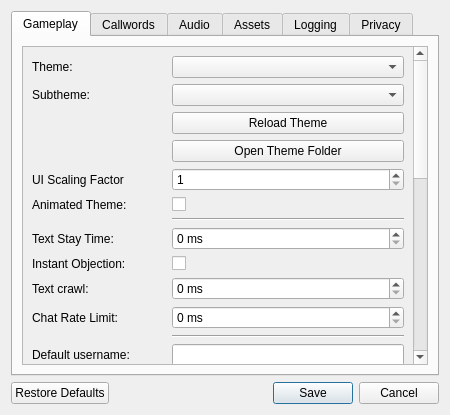
<?xml version="1.0" encoding="UTF-8"?>
<ui version="4.0">
 <class>optionsdialogue</class>
 <widget class="QWidget" name="optionsdialogue">
  <property name="geometry">
   <rect>
    <x>0</x>
    <y>0</y>
    <width>450</width>
    <height>415</height>
   </rect>
  </property>
  <property name="contextMenuPolicy">
   <enum>Qt::NoContextMenu</enum>
  </property>
  <property name="windowTitle">
   <string>Settings</string>
  </property>
  <layout class="QVBoxLayout" name="verticalLayout_6">
   <item>
    <widget class="QTabWidget" name="settings_tabs">
     <property name="focusPolicy">
      <enum>Qt::NoFocus</enum>
     </property>
     <property name="currentIndex">
      <number>0</number>
     </property>
     <widget class="QWidget" name="gameplay_tab">
      <attribute name="title">
       <string>Gameplay</string>
      </attribute>
      <layout class="QVBoxLayout" name="verticalLayout_2">
       <item>
        <widget class="QScrollArea" name="scroll">
         <property name="widgetResizable">
          <bool>true</bool>
         </property>
         <widget class="QWidget" name="form_layout_widget">
          <property name="geometry">
           <rect>
            <x>0</x>
            <y>0</y>
            <width>394</width>
            <height>820</height>
           </rect>
          </property>
          <layout class="QFormLayout" name="formLayout">
           <item row="0" column="0">
            <widget class="QLabel" name="theme_label">
             <property name="toolTip">
              <string>Sets the theme used in-game. If the new theme changes the lobby's look as well, you'll need to reload the Lobby for the changes to take effect, such as by joining a server and leaving it.</string>
             </property>
             <property name="text">
              <string>Theme:</string>
             </property>
            </widget>
           </item>
           <item row="0" column="1">
            <widget class="QComboBox" name="theme_combobox"/>
           </item>
           <item row="1" column="0">
            <widget class="QLabel" name="subtheme_label">
             <property name="toolTip">
              <string>Sets a 'subtheme', which will stack on top of the current theme and replace anything it can. Keep it at 'server' to let the server decide. Keep it at 'default' to keep it unchanging.</string>
             </property>
             <property name="text">
              <string>Subtheme:</string>
             </property>
            </widget>
           </item>
           <item row="1" column="1">
            <widget class="QComboBox" name="subtheme_combobox"/>
           </item>
           <item row="2" column="1">
            <widget class="QPushButton" name="theme_reload_button">
             <property name="toolTip">
              <string>Refresh the theme and update all of the ui elements to match.</string>
             </property>
             <property name="text">
              <string>Reload Theme</string>
             </property>
            </widget>
           </item>
           <item row="3" column="1">
            <widget class="QPushButton" name="theme_folder_button">
             <property name="toolTip">
              <string>Open the theme folder of the currently selected theme.</string>
             </property>
             <property name="text">
              <string>Open Theme Folder</string>
             </property>
            </widget>
           </item>
           <item row="4" column="0">
            <widget class="QLabel" name="theme_scaling_factor_lbl">
             <property name="toolTip">
              <string>&lt;html&gt;&lt;head/&gt;&lt;body&gt;&lt;p&gt;The factor by which to scale the size of the UI&lt;/p&gt;&lt;/body&gt;&lt;/html&gt;</string>
             </property>
             <property name="text">
              <string>UI Scaling Factor</string>
             </property>
            </widget>
           </item>
           <item row="4" column="1">
            <widget class="QSpinBox" name="theme_scaling_factor_sb">
             <property name="minimum">
              <number>1</number>
             </property>
             <property name="maximum">
              <number>8</number>
             </property>
            </widget>
           </item>
           <item row="5" column="0">
            <widget class="QLabel" name="animated_theme_lbl">
             <property name="toolTip">
              <string>If ticked, themes will be allowed to have animated elements.</string>
             </property>
             <property name="text">
              <string>Animated Theme:</string>
             </property>
            </widget>
           </item>
           <item row="5" column="1">
            <widget class="QCheckBox" name="animated_theme_cb">
             <property name="text">
              <string/>
             </property>
            </widget>
           </item>
           <item row="6" column="1">
            <widget class="QFrame" name="theme_log_divider">
             <property name="frameShape">
              <enum>QFrame::HLine</enum>
             </property>
             <property name="frameShadow">
              <enum>QFrame::Sunken</enum>
             </property>
            </widget>
           </item>
           <item row="7" column="0">
            <widget class="QLabel" name="stay_time_lbl">
             <property name="toolTip">
              <string>Minimum amount of time (in miliseconds) an IC message must stay on screen before the next IC message is shown, acting as a 'queue'. Set to 0 to disable this behavior.</string>
             </property>
             <property name="text">
              <string>Text Stay Time:</string>
             </property>
            </widget>
           </item>
           <item row="7" column="1">
            <widget class="QSpinBox" name="stay_time_spinbox">
             <property name="suffix">
              <string> ms</string>
             </property>
             <property name="maximum">
              <number>10000</number>
             </property>
            </widget>
           </item>
           <item row="8" column="0">
            <widget class="QLabel" name="instant_objection_lbl">
             <property name="text">
              <string>Instant Objection:</string>
             </property>
            </widget>
           </item>
           <item row="8" column="1">
            <widget class="QCheckBox" name="instant_objection_cb">
             <property name="text">
              <string/>
             </property>
            </widget>
           </item>
           <item row="9" column="0">
            <widget class="QLabel" name="text_crawl_lbl">
             <property name="toolTip">
              <string>Amount of time (in miliseconds) spent on each letter when the in-character text is being displayed.</string>
             </property>
             <property name="text">
              <string>Text crawl:</string>
             </property>
            </widget>
           </item>
           <item row="9" column="1">
            <widget class="QSpinBox" name="text_crawl_spinbox">
             <property name="suffix">
              <string> ms</string>
             </property>
             <property name="maximum">
              <number>500</number>
             </property>
            </widget>
           </item>
           <item row="10" column="0">
            <widget class="QLabel" name="chat_ratelimit_lbl">
             <property name="text">
              <string>Chat Rate Limit:</string>
             </property>
             <property name="textFormat">
              <enum>Qt::AutoText</enum>
             </property>
            </widget>
           </item>
           <item row="10" column="1">
            <widget class="QSpinBox" name="chat_ratelimit_spinbox">
             <property name="suffix">
              <string> ms</string>
             </property>
             <property name="maximum">
              <number>5000</number>
             </property>
            </widget>
           </item>
           <item row="11" column="1">
            <widget class="QFrame" name="log_names_divider">
             <property name="frameShape">
              <enum>QFrame::HLine</enum>
             </property>
             <property name="frameShadow">
              <enum>QFrame::Sunken</enum>
             </property>
            </widget>
           </item>
           <item row="12" column="0">
            <widget class="QLabel" name="username_lbl">
             <property name="toolTip">
              <string>Your OOC name will be automatically set to this value when you join a server.</string>
             </property>
             <property name="text">
              <string>Default username:</string>
             </property>
            </widget>
           </item>
           <item row="12" column="1">
            <widget class="QLineEdit" name="username_textbox">
             <property name="maxLength">
              <number>30</number>
             </property>
            </widget>
           </item>
           <item row="13" column="0">
            <widget class="QLabel" name="showname_lbl">
             <property name="toolTip">
              <string>Gives the default value for the in-game 'Custom shownames' tickbox, which in turn determines whether the client should display custom in-character names.</string>
             </property>
             <property name="text">
              <string>Custom shownames:</string>
             </property>
            </widget>
           </item>
           <item row="13" column="1">
            <widget class="QCheckBox" name="showname_cb">
             <property name="text">
              <string/>
             </property>
            </widget>
           </item>
           <item row="14" column="0">
            <widget class="QLabel" name="default_showname_lbl">
             <property name="toolTip">
              <string>Your showname will be automatically set to this value when you join a server.</string>
             </property>
             <property name="text">
              <string>Default showname:</string>
             </property>
            </widget>
           </item>
           <item row="14" column="1">
            <widget class="QLineEdit" name="default_showname_textbox"/>
           </item>
           <item row="15" column="1">
            <widget class="QFrame" name="net_divider">
             <property name="frameShape">
              <enum>QFrame::HLine</enum>
             </property>
             <property name="frameShadow">
              <enum>QFrame::Sunken</enum>
             </property>
            </widget>
           </item>
           <item row="16" column="0">
            <widget class="QLabel" name="ms_lbl">
             <property name="toolTip">
              <string>Overrides the base URL to retrieve server information from.</string>
             </property>
             <property name="text">
              <string>Alternate Server List:</string>
             </property>
            </widget>
           </item>
           <item row="16" column="1">
            <widget class="QLineEdit" name="ms_textbox"/>
           </item>
           <item row="17" column="0">
            <widget class="QLabel" name="discord_lbl">
             <property name="toolTip">
              <string>Allows others on Discord to see what server you are in, what character are you playing, and how long you have been playing for.</string>
             </property>
             <property name="text">
              <string>Discord:</string>
             </property>
            </widget>
           </item>
           <item row="17" column="1">
            <widget class="QCheckBox" name="discord_cb">
             <property name="text">
              <string/>
             </property>
            </widget>
           </item>
           <item row="18" column="0">
            <widget class="QLabel" name="language_label">
             <property name="toolTip">
              <string>Sets the language if you don't want to use your system language.</string>
             </property>
             <property name="text">
              <string>Language:</string>
             </property>
            </widget>
           </item>
           <item row="18" column="1">
            <widget class="QComboBox" name="language_combobox"/>
           </item>
           <item row="19" column="0">
            <widget class="QLabel" name="shake_lbl">
             <property name="toolTip">
              <string>Allows screenshaking. Disable this if you have concerns or issues with photosensitivity and/or seizures.</string>
             </property>
             <property name="text">
              <string>Allow Screenshake:</string>
             </property>
            </widget>
           </item>
           <item row="19" column="1">
            <widget class="QCheckBox" name="shake_cb">
             <property name="text">
              <string/>
             </property>
            </widget>
           </item>
           <item row="20" column="0">
            <widget class="QLabel" name="effects_lbl">
             <property name="toolTip">
              <string>Allows screen effects. Disable this if you have concerns or issues with photosensitivity and/or seizures.</string>
             </property>
             <property name="text">
              <string>Allow Effects:</string>
             </property>
            </widget>
           </item>
           <item row="20" column="1">
            <widget class="QCheckBox" name="effects_cb">
             <property name="text">
              <string/>
             </property>
            </widget>
           </item>
           <item row="21" column="0">
            <widget class="QLabel" name="framenetwork_lbl">
             <property name="toolTip">
              <string>Send screen-shaking, flashes and sounds as defined in the char.ini over the network. Only works for servers that support this functionality.</string>
             </property>
             <property name="text">
              <string>Network Frame Effects:</string>
             </property>
            </widget>
           </item>
           <item row="21" column="1">
            <widget class="QCheckBox" name="framenetwork_cb">
             <property name="text">
              <string/>
             </property>
            </widget>
           </item>
           <item row="22" column="0">
            <widget class="QLabel" name="colorlog_lbl">
             <property name="toolTip">
              <string>Use the markup colors in the server IC chatlog.</string>
             </property>
             <property name="text">
              <string>Colors in IC Log:</string>
             </property>
            </widget>
           </item>
           <item row="22" column="1">
            <widget class="QCheckBox" name="colorlog_cb">
             <property name="text">
              <string/>
             </property>
            </widget>
           </item>
           <item row="23" column="0">
            <widget class="QLabel" name="stickysounds_lbl">
             <property name="toolTip">
              <string>Turn this on to prevent the sound dropdown from clearing the sound after playing it.</string>
             </property>
             <property name="text">
              <string>Sticky Sounds:</string>
             </property>
            </widget>
           </item>
           <item row="23" column="1">
            <widget class="QCheckBox" name="stickysounds_cb">
             <property name="text">
              <string/>
             </property>
            </widget>
           </item>
           <item row="24" column="0">
            <widget class="QLabel" name="stickyeffects_lbl">
             <property name="toolTip">
              <string>Turn this on to prevent the effects dropdown from clearing the effect after playing it.</string>
             </property>
             <property name="text">
              <string>Sticky Effects:</string>
             </property>
            </widget>
           </item>
           <item row="24" column="1">
            <widget class="QCheckBox" name="stickyeffects_cb">
             <property name="text">
              <string/>
             </property>
            </widget>
           </item>
           <item row="25" column="0">
            <widget class="QLabel" name="stickypres_lbl">
             <property name="toolTip">
              <string>Turn this on to prevent preanimation checkbox from clearing after playing the emote.</string>
             </property>
             <property name="text">
              <string>Sticky Preanims:</string>
             </property>
            </widget>
           </item>
           <item row="25" column="1">
            <widget class="QCheckBox" name="stickypres_cb">
             <property name="text">
              <string/>
             </property>
            </widget>
           </item>
           <item row="26" column="0">
            <widget class="QLabel" name="customchat_lbl">
             <property name="toolTip">
              <string>Turn this on to allow characters to define their own custom chat box designs.</string>
             </property>
             <property name="text">
              <string>Custom Chatboxes:</string>
             </property>
            </widget>
           </item>
           <item row="26" column="1">
            <widget class="QCheckBox" name="customchat_cb">
             <property name="text">
              <string/>
             </property>
            </widget>
           </item>
           <item row="27" column="0">
            <widget class="QLabel" name="sticker_lbl">
             <property name="toolTip">
              <string>Turn this on to allow characters to define their own stickers (unique images that show up over the chatbox - like avatars or shownames).</string>
             </property>
             <property name="text">
              <string>Stickers:</string>
             </property>
            </widget>
           </item>
           <item row="27" column="1">
            <widget class="QCheckBox" name="sticker_cb">
             <property name="text">
              <string/>
             </property>
            </widget>
           </item>
           <item row="28" column="0">
            <widget class="QLabel" name="continuous_lbl">
             <property name="toolTip">
              <string>Whether or not to resume playing animations from where they left off. Turning off might reduce lag.</string>
             </property>
             <property name="text">
              <string>Continuous Playback:</string>
             </property>
            </widget>
           </item>
           <item row="28" column="1">
            <widget class="QCheckBox" name="continuous_cb">
             <property name="text">
              <string/>
             </property>
            </widget>
           </item>
           <item row="29" column="0">
            <widget class="QLabel" name="category_stop_lbl">
             <property name="toolTip">
              <string>Stop music when double-clicking a category. If this is disabled, use the right-click context menu to stop music.</string>
             </property>
             <property name="text">
              <string>Stop Music w/ Category:</string>
             </property>
            </widget>
           </item>
           <item row="29" column="1">
            <widget class="QCheckBox" name="category_stop_cb">
             <property name="text">
              <string/>
             </property>
            </widget>
           </item>
           <item row="30" column="0">
            <widget class="QLabel" name="sfx_on_idle_lbl">
             <property name="toolTip">
              <string>If the SFX dropdown has an SFX selected, send the custom SFX alongside the message even if Preanim is OFF.</string>
             </property>
             <property name="text">
              <string>Always Send SFX:</string>
             </property>
            </widget>
           </item>
           <item row="30" column="1">
            <widget class="QCheckBox" name="sfx_on_idle_cb">
             <property name="text">
              <string/>
             </property>
            </widget>
           </item>
           <item row="31" column="0">
            <widget class="QLabel" name="evidence_double_click_lbl">
             <property name="toolTip">
              <string>If ticked, Evidence needs a double-click to view rather than a single click.</string>
             </property>
             <property name="text">
              <string>Evidence Double Click:</string>
             </property>
            </widget>
           </item>
           <item row="31" column="1">
            <widget class="QCheckBox" name="evidence_double_click_cb">
             <property name="text">
              <string/>
             </property>
            </widget>
           </item>
           <item row="32" column="0">
            <widget class="QLabel" name="slides_lbl">
             <property name="toolTip">
              <string>If ticked, slide animations will play when requested.</string>
             </property>
             <property name="text">
              <string>Slide Animations:</string>
             </property>
            </widget>
           </item>
           <item row="32" column="1">
            <widget class="QCheckBox" name="slides_cb">
             <property name="text">
              <string/>
             </property>
            </widget>
           </item>
           <item row="34" column="1">
            <widget class="QCheckBox" name="restoreposition_cb">
             <property name="text">
              <string/>
             </property>
            </widget>
           </item>
           <item row="34" column="0">
            <widget class="QLabel" name="restoreposition_lbl">
             <property name="toolTip">
              <string>If ticked, some windows restore their last known position where they were closed.</string>
             </property>
             <property name="text">
              <string>Restore Window Position</string>
             </property>
            </widget>
           </item>
          </layout>
         </widget>
        </widget>
       </item>
      </layout>
     </widget>
     <widget class="QWidget" name="callwords_tab">
      <attribute name="title">
       <string>Callwords</string>
      </attribute>
      <layout class="QVBoxLayout" name="verticalLayout_5">
       <item>
        <widget class="QPlainTextEdit" name="callwords_textbox"/>
       </item>
       <item>
        <widget class="QLabel" name="callwords_explain_lbl">
         <property name="text">
          <string>&lt;html&gt;&lt;head/&gt;&lt;body&gt;&lt;p&gt;Enter as many callwords as you would like. These are case insensitive. Make sure to leave every callword in its own line!&lt;br/&gt;&lt;br/&gt;Do not leave a line with a space at the end -- you will be alerted everytime someone uses a space in their messages.&lt;/p&gt;&lt;/body&gt;&lt;/html&gt;</string>
         </property>
         <property name="wordWrap">
          <bool>true</bool>
         </property>
        </widget>
       </item>
      </layout>
     </widget>
     <widget class="QWidget" name="audio_tab">
      <attribute name="title">
       <string>Audio</string>
      </attribute>
      <layout class="QFormLayout" name="formLayout_2">
       <item row="0" column="0">
        <widget class="QLabel" name="audio_device_lbl">
         <property name="text">
          <string>Audio device:</string>
         </property>
        </widget>
       </item>
       <item row="0" column="1">
        <widget class="QComboBox" name="audio_device_combobox"/>
       </item>
       <item row="1" column="0" colspan="2">
        <widget class="QFrame" name="audio_volume_divider">
         <property name="frameShape">
          <enum>QFrame::HLine</enum>
         </property>
         <property name="frameShadow">
          <enum>QFrame::Sunken</enum>
         </property>
        </widget>
       </item>
       <item row="2" column="0">
        <widget class="QLabel" name="suppress_audio_lbl">
         <property name="toolTip">
          <string>How much of the volume to suppress when client is not in focus.</string>
         </property>
         <property name="text">
          <string>Suppress Audio:</string>
         </property>
        </widget>
       </item>
       <item row="2" column="1">
        <widget class="QSpinBox" name="suppress_audio_spinbox">
         <property name="suffix">
          <string>%</string>
         </property>
         <property name="maximum">
          <number>100</number>
         </property>
        </widget>
       </item>
       <item row="3" column="0" colspan="2">
        <widget class="QFrame" name="volume_blip_divider">
         <property name="frameShape">
          <enum>QFrame::HLine</enum>
         </property>
         <property name="frameShadow">
          <enum>QFrame::Sunken</enum>
         </property>
        </widget>
       </item>
       <item row="4" column="0">
        <widget class="QLabel" name="bliprate_lbl">
         <property name="toolTip">
          <string>Sets the delay between playing the blip sounds.</string>
         </property>
         <property name="text">
          <string>Blip rate:</string>
         </property>
        </widget>
       </item>
       <item row="4" column="1">
        <widget class="QSpinBox" name="bliprate_spinbox">
         <property name="toolTip">
          <string>Play a blip sound \&quot;once per every X symbols\&quot;, where X is the blip rate. 0 plays a blip sound only once.</string>
         </property>
        </widget>
       </item>
       <item row="5" column="0">
        <widget class="QLabel" name="blank_blips_lbl">
         <property name="toolTip">
          <string>If true, the game will play a blip sound even when a space is 'being said'.</string>
         </property>
         <property name="text">
          <string>Blank blips:</string>
         </property>
        </widget>
       </item>
       <item row="5" column="1">
        <widget class="QCheckBox" name="blank_blips_cb">
         <property name="text">
          <string/>
         </property>
        </widget>
       </item>
       <item row="6" column="0">
        <widget class="QLabel" name="loopsfx_lbl">
         <property name="toolTip">
          <string>If true, the game will allow looping sound effects to play on preanimations.</string>
         </property>
         <property name="text">
          <string>Enable Looping SFX:</string>
         </property>
        </widget>
       </item>
       <item row="6" column="1">
        <widget class="QCheckBox" name="loopsfx_cb">
         <property name="text">
          <string/>
         </property>
        </widget>
       </item>
       <item row="7" column="0">
        <widget class="QLabel" name="objectmusic_lbl">
         <property name="toolTip">
          <string>If true, AO2 will ask the server to stop music when you use 'Objection!'</string>
         </property>
         <property name="text">
          <string>Kill Music On Objection:</string>
         </property>
        </widget>
       </item>
       <item row="7" column="1">
        <widget class="QCheckBox" name="objectmusic_cb">
         <property name="text">
          <string/>
         </property>
        </widget>
       </item>
       <item row="8" column="0">
        <widget class="QLabel" name="disablestreams_lbl">
         <property name="toolTip">
          <string>If true, AO2 will not play any streamed audio and show that streaming is disabled.</string>
         </property>
         <property name="text">
          <string>Music Streaming enabled:</string>
         </property>
        </widget>
       </item>
       <item row="8" column="1">
        <widget class="QCheckBox" name="disablestreams_cb">
         <property name="text">
          <string/>
         </property>
        </widget>
       </item>
      </layout>
     </widget>
     <widget class="QWidget" name="assets_tab">
      <property name="sizePolicy">
       <sizepolicy hsizetype="Maximum" vsizetype="Preferred">
        <horstretch>0</horstretch>
        <verstretch>0</verstretch>
       </sizepolicy>
      </property>
      <attribute name="title">
       <string>Assets</string>
      </attribute>
      <layout class="QVBoxLayout" name="verticalLayout_3">
       <item>
        <widget class="QLabel" name="asset_lbl">
         <property name="sizePolicy">
          <sizepolicy hsizetype="Minimum" vsizetype="Preferred">
           <horstretch>0</horstretch>
           <verstretch>0</verstretch>
          </sizepolicy>
         </property>
         <property name="text">
          <string>&lt;html&gt;&lt;head/&gt;&lt;body&gt;&lt;p&gt;Add or remove base folders for use by assets.&lt;/p&gt;&lt;p&gt;&lt;br/&gt;Base folders on the bottom are prioritized over those above them.&lt;/p&gt;&lt;/body&gt;&lt;/html&gt;</string>
         </property>
         <property name="wordWrap">
          <bool>true</bool>
         </property>
        </widget>
       </item>
       <item>
        <widget class="QListWidget" name="mount_list">
         <property name="sizePolicy">
          <sizepolicy hsizetype="Expanding" vsizetype="Expanding">
           <horstretch>0</horstretch>
           <verstretch>0</verstretch>
          </sizepolicy>
         </property>
        </widget>
       </item>
       <item>
        <layout class="QGridLayout" name="mount_buttons_layout">
         <item row="2" column="5">
          <spacer name="mount_buttons_spacer_2">
           <property name="orientation">
            <enum>Qt::Horizontal</enum>
           </property>
           <property name="sizeHint" stdset="0">
            <size>
             <width>40</width>
             <height>20</height>
            </size>
           </property>
          </spacer>
         </item>
         <item row="2" column="4">
          <widget class="QPushButton" name="mount_down">
           <property name="maximumSize">
            <size>
             <width>40</width>
             <height>16777215</height>
            </size>
           </property>
           <property name="text">
            <string>↓</string>
           </property>
          </widget>
         </item>
         <item row="2" column="1">
          <widget class="QPushButton" name="mount_remove">
           <property name="sizePolicy">
            <sizepolicy hsizetype="Minimum" vsizetype="Fixed">
             <horstretch>0</horstretch>
             <verstretch>0</verstretch>
            </sizepolicy>
           </property>
           <property name="text">
            <string>Remove</string>
           </property>
          </widget>
         </item>
         <item row="2" column="2">
          <spacer name="mount_buttons_spacer">
           <property name="orientation">
            <enum>Qt::Horizontal</enum>
           </property>
           <property name="sizeType">
            <enum>QSizePolicy::Expanding</enum>
           </property>
           <property name="sizeHint" stdset="0">
            <size>
             <width>40</width>
             <height>20</height>
            </size>
           </property>
          </spacer>
         </item>
         <item row="2" column="3">
          <widget class="QPushButton" name="mount_up">
           <property name="maximumSize">
            <size>
             <width>40</width>
             <height>16777215</height>
            </size>
           </property>
           <property name="text">
            <string>↑</string>
           </property>
          </widget>
         </item>
         <item row="2" column="0">
          <widget class="QPushButton" name="mount_add">
           <property name="sizePolicy">
            <sizepolicy hsizetype="Minimum" vsizetype="Fixed">
             <horstretch>0</horstretch>
             <verstretch>0</verstretch>
            </sizepolicy>
           </property>
           <property name="text">
            <string>Add...</string>
           </property>
          </widget>
         </item>
         <item row="2" column="6">
          <widget class="QPushButton" name="mount_clear_cache">
           <property name="sizePolicy">
            <sizepolicy hsizetype="Minimum" vsizetype="Fixed">
             <horstretch>0</horstretch>
             <verstretch>0</verstretch>
            </sizepolicy>
           </property>
           <property name="toolTip">
            <string>Clears the lookup cache for assets.
Use this when you have added an asset that takes precedence over another existing asset.</string>
           </property>
           <property name="text">
            <string>Clear Cache</string>
           </property>
          </widget>
         </item>
        </layout>
       </item>
      </layout>
     </widget>
     <widget class="QWidget" name="logging_tab">
      <attribute name="title">
       <string>Logging</string>
      </attribute>
      <layout class="QFormLayout" name="formLayout_3">
       <item row="0" column="0">
        <widget class="QLabel" name="downwards_lbl">
         <property name="toolTip">
          <string>If ticked, new messages will appear at the bottom (like the OOC chatlog). The traditional (AO1) behaviour is equivalent to this being unticked.</string>
         </property>
         <property name="text">
          <string>Log goes downwards:</string>
         </property>
        </widget>
       </item>
       <item row="0" column="1">
        <widget class="QCheckBox" name="downwards_cb">
         <property name="text">
          <string/>
         </property>
        </widget>
       </item>
       <item row="1" column="0">
        <widget class="QLabel" name="length_lbl">
         <property name="toolTip">
          <string>The amount of message lines the IC chatlog will keep before deleting older message lines. A value of 0 or below counts as 'infinite'.</string>
         </property>
         <property name="text">
          <string>Log length:</string>
         </property>
        </widget>
       </item>
       <item row="1" column="1">
        <widget class="QSpinBox" name="length_spinbox">
         <property name="suffix">
          <string> entries</string>
         </property>
         <property name="maximum">
          <number>10000</number>
         </property>
        </widget>
       </item>
       <item row="2" column="0">
        <widget class="QLabel" name="log_newline_lbl">
         <property name="toolTip">
          <string>If ticked, new messages will appear separated, with the message coming on the next line after the name.
When unticked, it displays it as 'name: message'.</string>
         </property>
         <property name="text">
          <string>Log newline:</string>
         </property>
        </widget>
       </item>
       <item row="2" column="1">
        <widget class="QCheckBox" name="log_newline_cb">
         <property name="text">
          <string/>
         </property>
        </widget>
       </item>
       <item row="3" column="0">
        <widget class="QLabel" name="log_margin_lbl">
         <property name="toolTip">
          <string>The distance in pixels between each entry in the IC log.
Default: 0.</string>
         </property>
         <property name="text">
          <string>Log margin:</string>
         </property>
        </widget>
       </item>
       <item row="3" column="1">
        <widget class="QSpinBox" name="log_margin_spinbox">
         <property name="suffix">
          <string> px</string>
         </property>
         <property name="maximum">
          <number>1000</number>
         </property>
        </widget>
       </item>
       <item row="4" column="0">
        <widget class="QLabel" name="log_timestamp_lbl">
         <property name="toolTip">
          <string>If ticked, log will contain a timestamp in UTC before the name.</string>
         </property>
         <property name="text">
          <string>Log timestamp:</string>
         </property>
        </widget>
       </item>
       <item row="4" column="1">
        <widget class="QCheckBox" name="log_timestamp_cb">
         <property name="text">
          <string/>
         </property>
        </widget>
       </item>
       <item row="5" column="0">
        <widget class="QLabel" name="log_timestamp_format_lbl">
         <property name="text">
          <string>Log timestamp format:
</string>
         </property>
        </widget>
       </item>
       <item row="5" column="1">
        <widget class="QComboBox" name="log_timestamp_format_combobox">
         <property name="editable">
          <bool>true</bool>
         </property>
        </widget>
       </item>
       <item row="6" column="0">
        <widget class="QLabel" name="log_ic_actions_lbl">
         <property name="toolTip">
          <string>If ticked, log will show IC actions such as shouting and presenting evidence.</string>
         </property>
         <property name="text">
          <string>Log IC actions:</string>
         </property>
        </widget>
       </item>
       <item row="6" column="1">
        <widget class="QCheckBox" name="log_ic_actions_cb">
         <property name="text">
          <string/>
         </property>
        </widget>
       </item>
       <item row="7" column="0">
        <widget class="QLabel" name="desync_logs_lbl">
         <property name="toolTip">
          <string>If ticked, log will show messages as-received, while viewport will parse according to the queue (Text Stay Time).</string>
         </property>
         <property name="text">
          <string>Desynchronize IC Logs:</string>
         </property>
        </widget>
       </item>
       <item row="7" column="1">
        <widget class="QCheckBox" name="desync_logs_cb">
         <property name="text">
          <string/>
         </property>
        </widget>
       </item>
       <item row="8" column="0">
        <widget class="QLabel" name="log_text_lbl">
         <property name="toolTip">
          <string>Text logs of gameplay will be automatically written in the /logs folder.</string>
         </property>
         <property name="text">
          <string>Log to Text Files:</string>
         </property>
        </widget>
       </item>
       <item row="8" column="1">
        <widget class="QCheckBox" name="log_text_cb">
         <property name="text">
          <string/>
         </property>
        </widget>
       </item>
       <item row="9" column="0">
        <widget class="QLabel" name="log_demo_lbl">
         <property name="toolTip">
          <string>Gameplay will be automatically recorded as demos in the /logs folder.</string>
         </property>
         <property name="text">
          <string>Log to Demo Files:</string>
         </property>
        </widget>
       </item>
       <item row="9" column="1">
        <widget class="QCheckBox" name="log_demo_cb">
         <property name="text">
          <string/>
         </property>
        </widget>
       </item>
      </layout>
     </widget>
     <widget class="QWidget" name="privacy_tab">
      <attribute name="title">
       <string>Privacy</string>
      </attribute>
      <layout class="QVBoxLayout" name="verticalLayout_4">
       <item>
        <widget class="QCheckBox" name="privacy_optout_cb">
         <property name="text">
          <string>Do not include me in public player counts</string>
         </property>
        </widget>
       </item>
       <item>
        <widget class="QFrame" name="privacy_separator">
         <property name="frameShape">
          <enum>QFrame::HLine</enum>
         </property>
         <property name="frameShadow">
          <enum>QFrame::Sunken</enum>
         </property>
        </widget>
       </item>
       <item>
        <widget class="QTextBrowser" name="privacy_policy"/>
       </item>
      </layout>
     </widget>
    </widget>
   </item>
   <item>
    <widget class="QDialogButtonBox" name="settings_buttons">
     <property name="standardButtons">
      <set>QDialogButtonBox::Cancel|QDialogButtonBox::RestoreDefaults|QDialogButtonBox::Save</set>
     </property>
    </widget>
   </item>
  </layout>
 </widget>
 <resources/>
 <connections/>
</ui>
